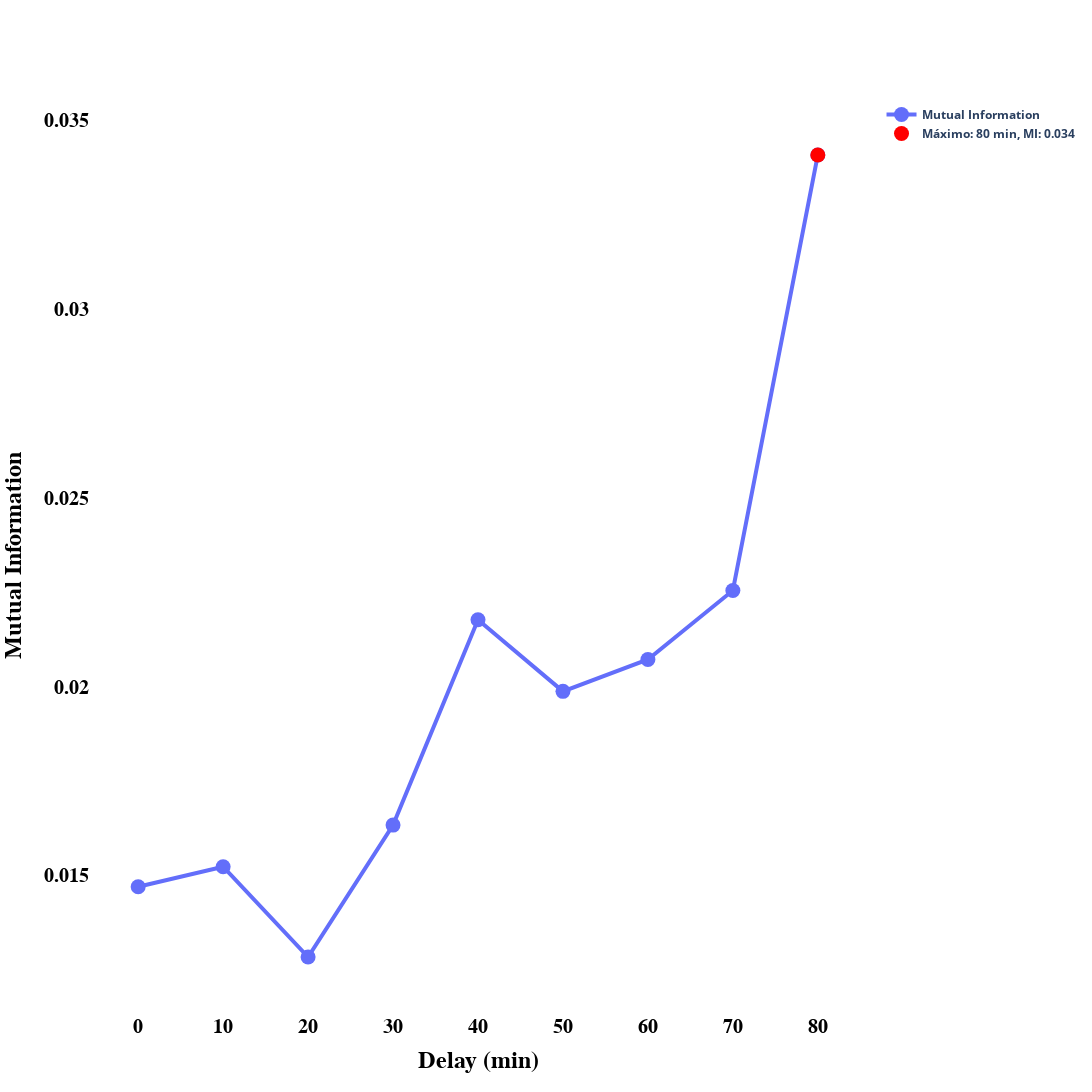

The code cell stored with this chart in its notebook:
### Code cell
MIN_DELAY_MINUTES = 0  
MAX_DELAY_MINUTES = 80  
STEP = 10          

delays_minutes = np.arange(MIN_DELAY_MINUTES, MAX_DELAY_MINUTES + STEP, STEP)
delays_steps = delays_minutes // 10  

mi_values = []
for d in delays_steps:
    aisp_shifted = merged['aisp'].shift(d)
    df_temp = pd.DataFrame({
        'nivel': merged['nivel'],
        'aisp_shifted': aisp_shifted
    }).dropna()
    
    if len(df_temp) > 0:
        X = df_temp['nivel'].values.reshape(-1, 1)
        y_vals = df_temp['aisp_shifted'].values
        mi = mutual_info_regression(X, y_vals, random_state=0)[0]
    else:
        mi = np.nan
    mi_values.append(mi)

mi_values = np.array(mi_values)

# Encontrar el mejor índice y valor de MI
best_idx = np.nanargmax(mi_values)
best_delay_minutes = delays_minutes[best_idx]
best_mi = mi_values[best_idx]

# Crear la figura
fig = go.Figure()

# Agregar la línea con puntos
fig.add_trace(go.Scatter(
    x=delays_minutes,
    y=mi_values,
    mode='lines+markers',
    marker=dict(size=15),  # Tamaño de los marcadores
    name='<b>Mutual Information</b>',
    line=dict(width=4)  # Engrosar la línea
))

# Agregar el punto máximo en rojo
fig.add_trace(go.Scatter(
    x=[best_delay_minutes],
    y=[best_mi],
    mode='markers',
    marker=dict(color='red', size=15),  # Hacerlo más visible
    name=f'<b>Máximo: {best_delay_minutes} min, MI: {best_mi:.3f}</b>'
))

# Ajustar el diseño con tamaños más grandes y negrita
fig.update_layout(
    title=dict(
        font=dict(size=24, family="Arial", color="black")
    ),
    xaxis=dict(
        title=dict(
            text="<b>Delay (min)</b>", 
            font=dict(size=24, family="Arial", color="black", weight="bold")
        ),
        tickfont=dict(size=20, family="Arial", color="black", weight="bold")
    ),
    yaxis=dict(
        title=dict(
            text="<b>Mutual Information</b>", 
            font=dict(size=24, family="Arial", color="black", weight="bold")
        ),
        tickfont=dict(size=20, family="Arial", color="black", weight="bold")
    ),
    plot_bgcolor='white',
    paper_bgcolor='white',
    width=1200,  # Ancho de la imagen
    height=1200  # Alto de la imagen
)

# Mostrar la figura
fig.show()

### Figure 1 — Plotly figure (JSON) as saved in the notebook; plotly's stock layout.template omitted (floating-point values rounded to 4 significant figures)
{"data": [{"line": {"width": 4}, "marker": {"size": 15}, "mode": "lines+markers", "name": "<b>Mutual Information</b>", "type": "scatter", "x": [0, 10, 20, 30, 40, 50, 60, 70, 80], "y": [0.0147, 0.01523, 0.01284, 0.01633, 0.02177, 0.01987, 0.02072, 0.02254, 0.03408]}, {"marker": {"color": "red", "size": 15}, "mode": "markers", "name": "<b>Máximo: 80 min, MI: 0.034</b>", "type": "scatter", "x": [80], "y": [0.03408]}], "layout": {"height": 1200, "paper_bgcolor": "white", "plot_bgcolor": "white", "title": {"font": {"color": "black", "family": "Arial", "size": 24}}, "width": 1200, "xaxis": {"autorange": true, "range": [-5.564, 85.56], "tickfont": {"color": "black", "family": "Arial", "size": 20, "weight": "bold"}, "title": {"font": {"color": "black", "family": "Arial", "size": 24, "weight": "bold"}, "text": "<b>Delay (min)</b>"}, "type": "linear"}, "yaxis": {"autorange": true, "range": [0.01141, 0.0355], "tickfont": {"color": "black", "family": "Arial", "size": 20, "weight": "bold"}, "title": {"font": {"color": "black", "family": "Arial", "size": 24, "weight": "bold"}, "text": "<b>Mutual Information</b>"}, "type": "linear"}}}
